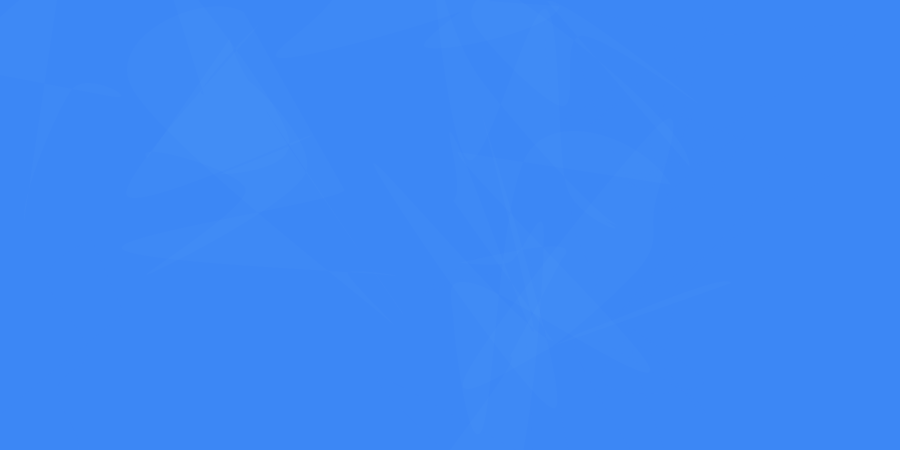
Frame 1 (no input)
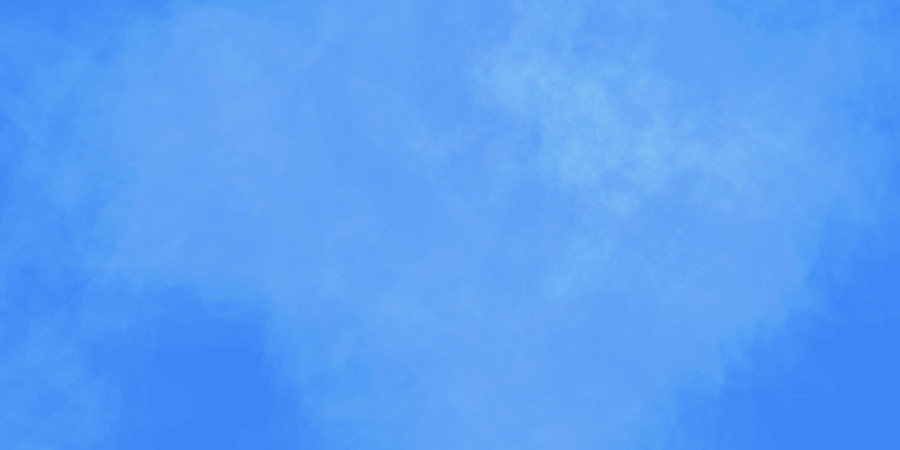
Frame 60 (the mouse pressed at the canvas centre just before this capture)
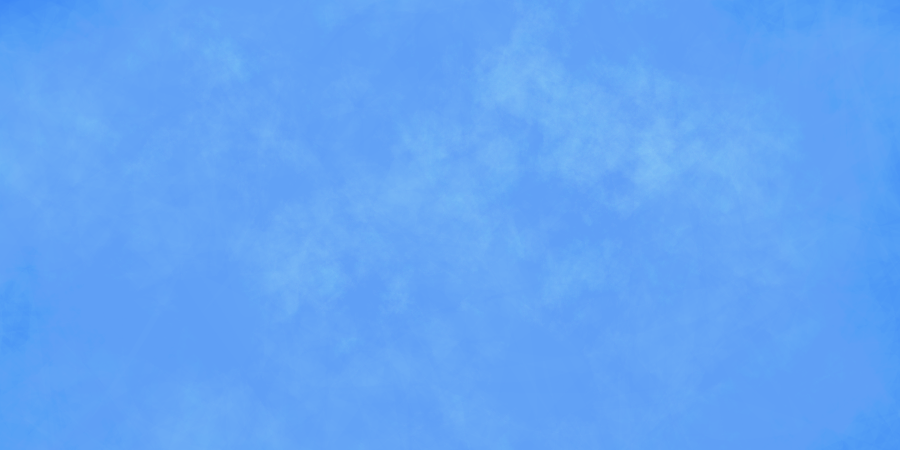
Frame 120 (the mouse held since frame 60 and released just before this capture)

The Processing sketch that drew these frames (run headless with seeded random() and noise(); from frame 60 on, the mouse is pressed at the canvas centre):

// Processing sketch: sky_composition
// ── sky_composition.pde
/* OpenProcessing Tweak of *@*http://www.openprocessing.org/sketch/330*@* */
/* !do not delete the line above, required for linking your tweak if you upload again */
/*
Sky Composition
December 18, 2007 - howard winston
http://www.howardwinston.com
email: info@howardwinston.com
create a cloud filled sky based on the sensation of looking up and watching the sky
clouds will slowly take form and change
mouse click to build a new sky and cloud formation
*/

// set sizes, counts, arrays, etc.
int w = 900;
int h = 450;
int halfW = w/2; // use for max x coordinate
int halfH = h/2; // use for max y coordinate
// color info
color skyColor = color(60, 135, 245);
color cloudColor = color(220, 250, 255);
// cloud info
float cloudSize = .01; 
int cloudAlpha = 4;
int numOfClouds = 18;
int cloudMovement = 16; // range of movement for cloud within its location
int cloudSharpness = 160; // number of pixels to adjust edges
// arrays to hold cloud point and position info - this is lousy OO design!
int numOfPts = 9;
int cloudBase [][][] = new int [numOfClouds][numOfPts][2]; // base coordinates
int cloudTranslate [][] = new int [numOfClouds][2]; // translate offset for each cloud

void setup () {
  size(900, 450);
  buildCloudBases();
  buildTranslateArray();
  smooth();
  background(skyColor);
  frameRate(24);
}

void draw () {
  for (int i = 0; i < numOfClouds; i++) {
    cloud(i);
  }
}

void mousePressed() { 
  // restartbuildCloudBases();
  buildTranslateArray();
  background(skyColor);
}

// ── buildCloudBases.pde
/* 
  this method is to create random points to put in
  an array that will be used as the base of a cloud
  the points are then used for the transparent redraws   
*/

void buildCloudBases () {
  for (int i = 0; i < numOfClouds; i++) {
    // north point
    cloudBase [i][0][0] = halfW;
    cloudBase [i][0][1] = (int) random((0 + cloudSharpness),(halfH));
    // northeast point
    cloudBase [i][1][0] = (int) random((halfW), (w - cloudSharpness));
    cloudBase [i][1][1] = (int) random((0 + cloudSharpness), (halfH));
    // east point
    cloudBase [i][2][0] = (int) random((halfW), (w - cloudSharpness)); 
    cloudBase [i][2][1] = halfH;
    // southeast point
    cloudBase [i][3][0] = (int) random((halfW), (w - cloudSharpness));
    cloudBase [i][3][1] = (int) random((halfH), (h - cloudSharpness));
    // south point
    cloudBase [i][4][0] = halfW;
    cloudBase [i][4][1] = (int) random((halfH), (h - cloudSharpness));
    // southwest point
    cloudBase [i][5][0] = (int) random((0 + cloudSharpness), (halfW));
    cloudBase [i][5][1] = (int) random((halfH), (h - cloudSharpness));
    // west point
    cloudBase [i][6][0] = (int) random((0 + cloudSharpness), (halfW));
    cloudBase [i][6][1] = halfH;
    // northwest point
    cloudBase [i][7][0] = (int) random((0 + cloudSharpness), (halfW));
    cloudBase [i][7][1] = (int) random((0 + cloudSharpness), (halfH));
    // close point
    cloudBase [i][8][0] = halfW;
    cloudBase [i][8][1] = (int) random((0 + cloudSharpness),(halfH));    
  }
  // now reduce by cloud size
  for (int i = 0; i < numOfClouds; i++) {
    for (int j = 0; j < numOfPts; j++) {
      cloudBase [i][j][0] = (int) (cloudBase [i][j][0] * cloudSize);
      cloudBase [i][j][1] = (int) (cloudBase [i][j][1] * cloudSize);
    }   
  }
}
 

// ── buildTranslateArray.pde
/*
  this method is to create random points to use
  for translation of a cloud position
*/

void buildTranslateArray () {
  for (int i = 0; i < numOfClouds; i++) {
    cloudTranslate [i][0] = (int) random(0, w);
    cloudTranslate [i][1] = (int) random(0, h);    
  }
}

// ── cloud.pde
/* 
  method for cloud making
*/

void cloud (int cloudNum) {
  // clouds will appear or disappear based on random control
  if ((int) random(0, 2) == 0) {
      fill(skyColor, cloudAlpha);
  } else {
    fill(cloudColor, cloudAlpha);
  }
  noStroke();
  smooth();
  pushMatrix();
  if (cloudTranslate [cloudNum][0] > w) {
    cloudTranslate [cloudNum][0] = 0 - cloudSharpness;
  }
  if (cloudTranslate [cloudNum][1] > h) {
    cloudTranslate [cloudNum][1] = 0 - cloudSharpness;
  }
  translate(
    cloudTranslate [cloudNum][0] += (int) random(-cloudMovement, cloudMovement),
    cloudTranslate [cloudNum][1] += (int) random(-cloudMovement, cloudMovement));
  beginShape();
  for (int i = 0; i < numOfPts; i++) {
    curveVertex(
      random(cloudBase [cloudNum][i][0] - cloudSharpness, cloudBase [cloudNum][i][0] + cloudSharpness),
      random(cloudBase [cloudNum][i][1] - cloudSharpness, cloudBase [cloudNum][i][1] + cloudSharpness));
  }
  endShape();
  popMatrix();
}
